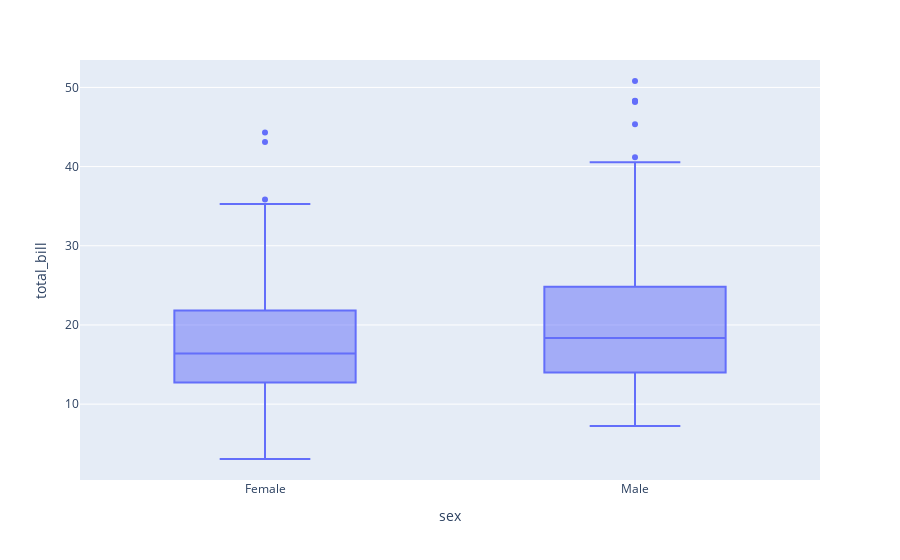

The cell this chart's notebook holds for it:
### Code cell
import plotly.express as px
 
df = px.data.tips()
 
fig = px.box(df, x = "sex", y="total_bill")
fig.show()

### Figure 1 — Plotly figure (JSON) as saved in the notebook; plotly's stock layout.template omitted (floating-point values rounded to 4 significant figures; data arrays with more than 128 entries replaced by an {"elided": "..."} marker saying what was removed)
{"data": [{"alignmentgroup": "True", "hovertemplate": "sex=%{x}<br>total_bill=%{y}<extra></extra>", "legendgroup": "", "marker": {"color": "#636efa"}, "name": "", "notched": false, "offsetgroup": "", "orientation": "v", "showlegend": false, "type": "box", "x": {"elided": "244 str values"}, "x0": " ", "xaxis": "x", "y": {"elided": "244 float values"}, "y0": " ", "yaxis": "y"}], "layout": {"boxmode": "group", "legend": {"tracegroupgap": 0}, "margin": {"t": 60}, "xaxis": {"anchor": "y", "domain": [0, 1], "title": {"text": "sex"}}, "yaxis": {"anchor": "x", "domain": [0, 1], "title": {"text": "total_bill"}}}}
